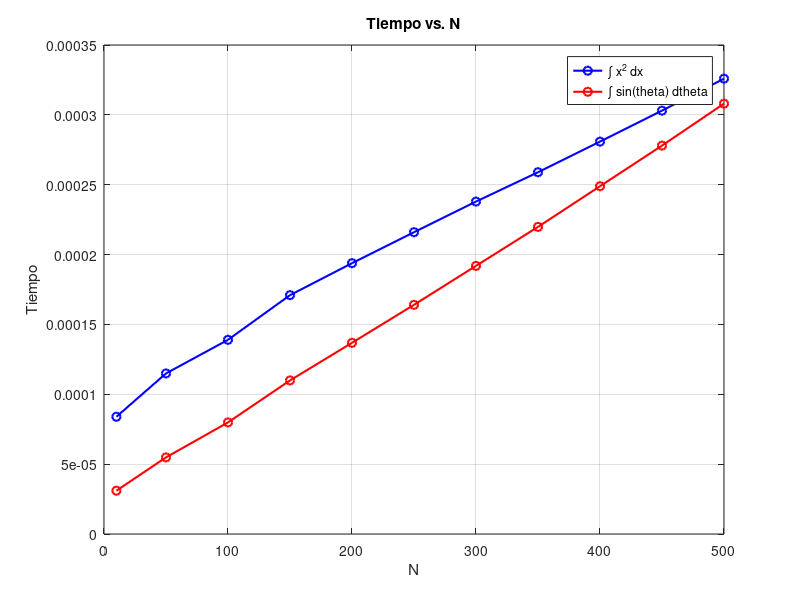

Recreate this plot in MATLAB.
f1 = @(x) x.^2;  % Función f(x) = x^2
f2 = @(theta) sin(theta);  % Función f(theta) = sin(theta)
a1 = -1;  % Límite inferior del primer caso de prueba
b1 = 1;  % Límite superior del primer caso de prueba
N_values = [10, 50, 100, 150, 200, 250, 300, 350, 400, 450, 500];  % Valores de N para graficar

re1 = [];  % Matriz para almacenar los resultados del primer caso de prueba
t1 = [];  % Matriz para almacenar los tiempos de ejecución del primer caso de prueba
tic;  % Inicia el cronómetro del primer caso de prueba

% Bucle para el primer caso de prueba
for N = N_values
    dx = (b1 - a1) / N;  % Tamaño del paso para la integración discreta
    x = linspace(a1, b1, N+1);  % Vector de puntos equidistantes dentro del intervalo de integración
    
    integral_sum = sum(f1(x));  % Suma de los valores de f(x)
    result = integral_sum * dx;  % Aproximación de la integral
    
    re1 = [re1, result];  % Almacena el resultado en la matriz de resultados
    t1 = [t1, toc];  % Almacena el tiempo de ejecución actual
end

total_time1 = toc();  % Calcula el tiempo total del primer caso de prueba

a2 = 0;  % Límite inferior del segundo caso de prueba
b2 = 2*pi;  % Límite superior del segundo caso de prueba

re2 = [];  % Matriz para almacenar los resultados del segundo caso de prueba
t2 = [];  % Matriz para almacenar los tiempos de ejecución del segundo caso de prueba
tic;  % Reinicia el cronómetro del segundo caso de prueba

% Bucle para el segundo caso de prueba
for N = N_values
    dx = (b2 - a2) / N;  % Tamaño del paso para la integración discreta
    x = linspace(a2, b2, N+1);  % Vector de puntos equidistantes dentro del intervalo de integración
    
    integral_sum = sum(f2(x));  % Suma de los valores de f(theta)
    result = integral_sum * dx;  % Aproximación de la integral
    
    re2 = [re2, result];  % Almacena el resultado en la matriz de resultados
    t2 = [t2, toc];  % Almacena el tiempo de ejecución actual
end

total_time2 = toc();  % Calcula el tiempo total del segundo caso de prueba

figure;
plot(N_values, t1, 'bo-', 'LineWidth', 1.5);
hold on;
plot(N_values, t2, 'ro-', 'LineWidth', 1.5);
xlabel('N');
ylabel('Tiempo');
title('Tiempo vs. N');
legend('∫ x^2 dx', '∫ sin(theta) dtheta');
grid on;

disp('Resultados del primer caso de prueba:');
disp(re1);
fprintf('Tiempo total del primer caso de prueba: %.4f segundos\n', total_time1);

disp('Resultados del segundo caso de prueba:');
disp(re2);
fprintf('Tiempo total del segundo caso de prueba: %.4f segundos\n', total_time2);